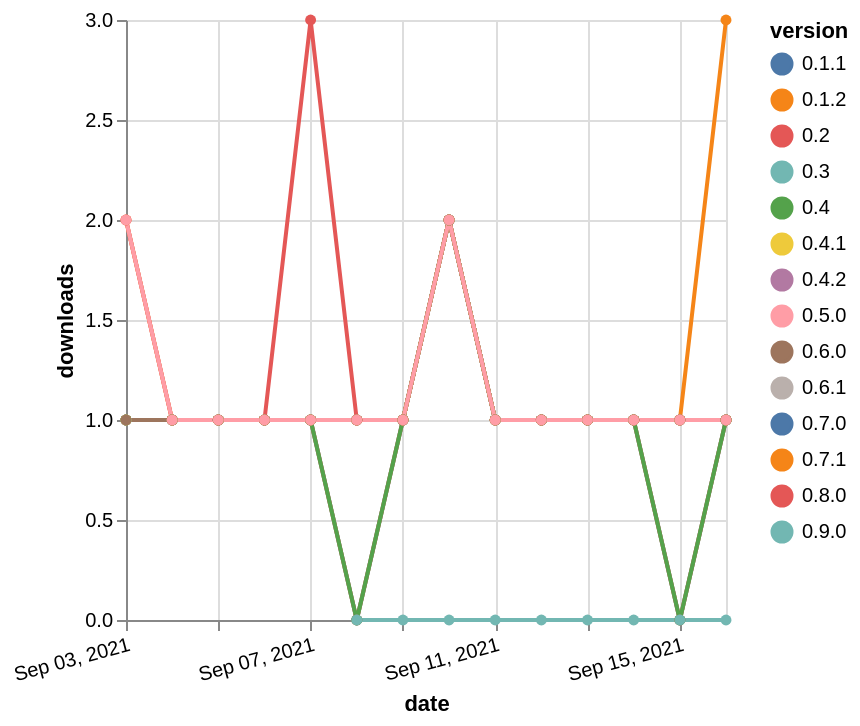

The Vega-Lite source for this figure:
### Vega-Lite specification from a JSON file in a GitHub repository (floating-point values rounded to 4 significant figures; data arrays with more than 128 entries replaced by an {"elided": "..."} marker saying what was removed)
{"$schema": "https://vega.github.io/schema/vega-lite/v5.json", "description": "A simple bar chart with embedded data.", "data": {"values": {"elided": "191 records"}}, "width": "container", "mark": {"type": "line", "point": {"filled": true}}, "encoding": {"x": {"field": "date", "type": "temporal", "timeUnit": "yearmonthdate", "title": "date", "axis": {"labelAngle": -15}}, "y": {"field": "delta", "type": "quantitative", "title": "downloads"}, "color": {"field": "version", "type": "nominal"}, "tooltip": {"field": "delta"}}}
